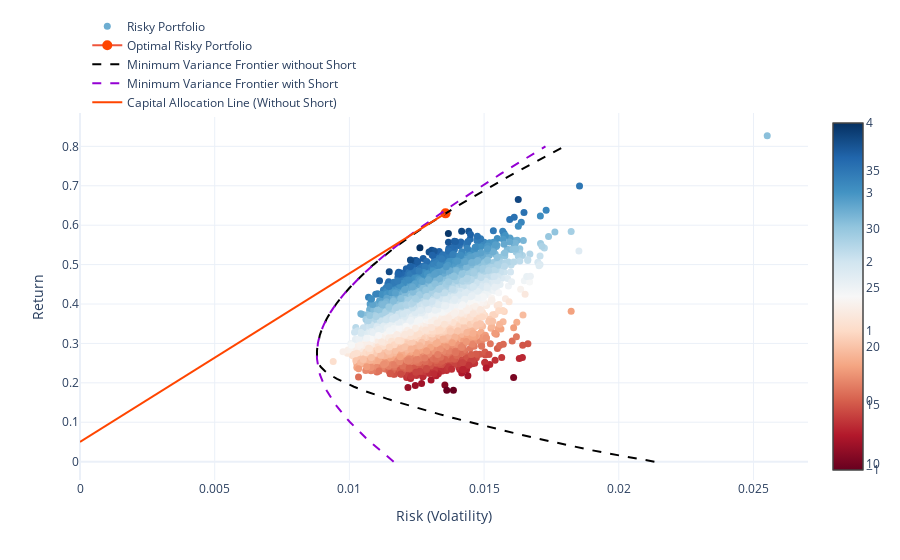

The notebook cell this image was saved under:
### Code cell
#-- Plot the risk vs. return of randomly generated portfolios
#- Convert the list from before into an array for easy plotting
mean_variance_pairs = np.array(mean_variance_pairs)
risk_free_rate=0.05 #-- Include risk free rate here for sharpe ratio

#-- Create Plot
import plotly.graph_objects as go
import plotly.offline as py
data1 = go.Scatter(x=mean_variance_pairs[:,1]**0.5, 
                   y=mean_variance_pairs[:,0], 
                   #- Add color scale for sharpe ratio   
                   marker=dict(color=(mean_variance_pairs[:,0]-risk_free_rate)/(mean_variance_pairs[:,1]**0.5), 
                                  showscale=True, 
                                  size=7,
#                                  line=dict(width=1),
                                  colorscale="RdBu"#,
 #                                 colorbar=dict(title="Sharpe<br>Ratio")
                                 ), 
                   mode='markers',
                   name="Risky Portfolio")

data2 = go.Scatter(x=[0.013568],
                   y=[0.63],
                   marker=dict(color=['orangered'],
                              showscale=True,
                              size=10),
                   name="Optimal Risky Portfolio")
#- Add title/labels
layout = dict(template='plotly_white',
                  xaxis=dict(title='Risk (Volatility)'),
                  yaxis=dict(title='Return'),
                  #title='Minimal Variance Frontier of Growth Stocks - China',
                  legend=dict(yanchor="bottom", xanchor="left", y=0.99, x=0.01))
#                  coloraxis_colorbar=dict(title="Sharpe Ratio"))

frontier = go.Scatter(x=risk,
                      y=ret,
                      mode="lines",
                      line=dict(color='black',
                                dash='dash'),
                      name="Minimum Variance Frontier without Short")

frontier2 = go.Scatter(x=risk2,
                       y=ret2,
                       mode="lines",
                       line=dict(color='darkviolet',
                                dash='dash'),
                       name="Minimum Variance Frontier with Short")

CAL = go.Scatter(x=[0, 0.013568],
                 y=[0.05, 0.63],
                 line=dict(color='orangered',
                           dash='solid'),
                 mode='lines',
                 name='Capital Allocation Line (Without Short)')
fig=go.Figure(data=[data1,data2, frontier, frontier2, CAL],layout=layout)
py.iplot(fig)

### Figure 1 — Plotly figure (JSON) as saved in the notebook; plotly's stock layout.template omitted (floating-point values rounded to 4 significant figures; data arrays with more than 128 entries replaced by an {"elided": "..."} marker saying what was removed)
{"data": [{"marker": {"color": {"elided": "5000 float values"}, "colorscale": [[0, "rgb(103,0,31)"], [0.1, "rgb(178,24,43)"], [0.2, "rgb(214,96,77)"], [0.3, "rgb(244,165,130)"], [0.4, "rgb(253,219,199)"], [0.5, "rgb(247,247,247)"], [0.6, "rgb(209,229,240)"], [0.7, "rgb(146,197,222)"], [0.8, "rgb(67,147,195)"], [0.9, "rgb(33,102,172)"], [1, "rgb(5,48,97)"]], "showscale": true, "size": 7}, "mode": "markers", "name": "Risky Portfolio", "type": "scatter", "x": {"elided": "5000 float values"}, "y": {"elided": "5000 float values"}}, {"marker": {"color": ["orangered"], "showscale": true, "size": 10}, "name": "Optimal Risky Portfolio", "type": "scatter", "x": [0.01357], "y": [0.63]}, {"line": {"color": "black", "dash": "dash"}, "mode": "lines", "name": "Minimum Variance Frontier without Short", "type": "scatter", "x": [0.02132, 0.02046, 0.01967, 0.01892, 0.0182, 0.01754, 0.01689, 0.01626, 0.01565, 0.01505, 0.01447, 0.0139, 0.01336, 0.01283, 0.01233, 0.01184, 0.01138, 0.01095, 0.01054, 0.01017, 0.009834, 0.00954, 0.009291, 0.00909, 0.00894, 0.008843, 0.0088, 0.008793, 0.008797, 0.008809, 0.00883, 0.00886, 0.008899, 0.008947, 0.009003, 0.009068, 0.009141, 0.009221, 0.00931, 0.009406, 0.00951, 0.00962, 0.009738, 0.009862, 0.009992, 0.01013, 0.01027, 0.01042, 0.01057, 0.01073, 0.0109, 0.01107, 0.01125, 0.01143, 0.01162, 0.01182, 0.01202, 0.01223, 0.01244, 0.01266, 0.01288, 0.0131, 0.01333, 0.01357, 0.0138, 0.01405, 0.01429, 0.01454, 0.01479, 0.01504, 0.0153, 0.01555, 0.01582, 0.01608, 0.01635, 0.01661, 0.01688, 0.01716, 0.01743, 0.01771, 0.01798], "y": [0, 0.01, 0.02, 0.03, 0.04, 0.05, 0.06, 0.07, 0.08, 0.09, 0.1, 0.11, 0.12, 0.13, 0.14, 0.15, 0.16, 0.17, 0.18, 0.19, 0.2, 0.21, 0.22, 0.23, 0.24, 0.25, 0.26, 0.27, 0.28, 0.29, 0.3, 0.31, 0.32, 0.33, 0.34, 0.35, 0.36, 0.37, 0.38, 0.39, 0.4, 0.41, 0.42, 0.43, 0.44, 0.45, 0.46, 0.47, 0.48, 0.49, 0.5, 0.51, 0.52, 0.53, 0.54, 0.55, 0.56, 0.57, 0.58, 0.59, 0.6, 0.61, 0.62, 0.63, 0.64, 0.65, 0.66, 0.67, 0.68, 0.69, 0.7, 0.71, 0.72, 0.73, 0.74, 0.75, 0.76, 0.77, 0.78, 0.79, 0.8]}, {"line": {"color": "darkviolet", "dash": "dash"}, "mode": "lines", "name": "Minimum Variance Frontier with Short", "type": "scatter", "x": [0.01164, 0.01146, 0.01128, 0.01111, 0.01094, 0.01077, 0.01061, 0.01046, 0.01031, 0.01017, 0.01003, 0.009895, 0.009769, 0.00965, 0.009537, 0.009432, 0.009334, 0.009243, 0.009161, 0.009086, 0.009019, 0.008961, 0.008911, 0.00887, 0.008837, 0.008814, 0.008799, 0.008793, 0.008797, 0.008809, 0.00883, 0.00886, 0.008899, 0.008947, 0.009003, 0.009068, 0.009141, 0.009221, 0.00931, 0.009406, 0.00951, 0.00962, 0.009738, 0.009862, 0.009992, 0.01013, 0.01027, 0.01042, 0.01057, 0.01073, 0.0109, 0.01106, 0.01124, 0.01141, 0.0116, 0.01178, 0.01197, 0.01216, 0.01236, 0.01256, 0.01276, 0.01297, 0.01317, 0.01338, 0.0136, 0.01381, 0.01403, 0.01425, 0.01447, 0.0147, 0.01493, 0.01515, 0.01538, 0.01562, 0.01585, 0.01608, 0.01632, 0.01656, 0.0168, 0.01704, 0.01728], "y": [0, 0.01, 0.02, 0.03, 0.04, 0.05, 0.06, 0.07, 0.08, 0.09, 0.1, 0.11, 0.12, 0.13, 0.14, 0.15, 0.16, 0.17, 0.18, 0.19, 0.2, 0.21, 0.22, 0.23, 0.24, 0.25, 0.26, 0.27, 0.28, 0.29, 0.3, 0.31, 0.32, 0.33, 0.34, 0.35, 0.36, 0.37, 0.38, 0.39, 0.4, 0.41, 0.42, 0.43, 0.44, 0.45, 0.46, 0.47, 0.48, 0.49, 0.5, 0.51, 0.52, 0.53, 0.54, 0.55, 0.56, 0.57, 0.58, 0.59, 0.6, 0.61, 0.62, 0.63, 0.64, 0.65, 0.66, 0.67, 0.68, 0.69, 0.7, 0.71, 0.72, 0.73, 0.74, 0.75, 0.76, 0.77, 0.78, 0.79, 0.8]}, {"line": {"color": "orangered", "dash": "solid"}, "mode": "lines", "name": "Capital Allocation Line (Without Short)", "type": "scatter", "x": [0, 0.01357], "y": [0.05, 0.63]}], "layout": {"legend": {"x": 0.01, "xanchor": "left", "y": 0.99, "yanchor": "bottom"}, "xaxis": {"title": {"text": "Risk (Volatility)"}}, "yaxis": {"title": {"text": "Return"}}}}
